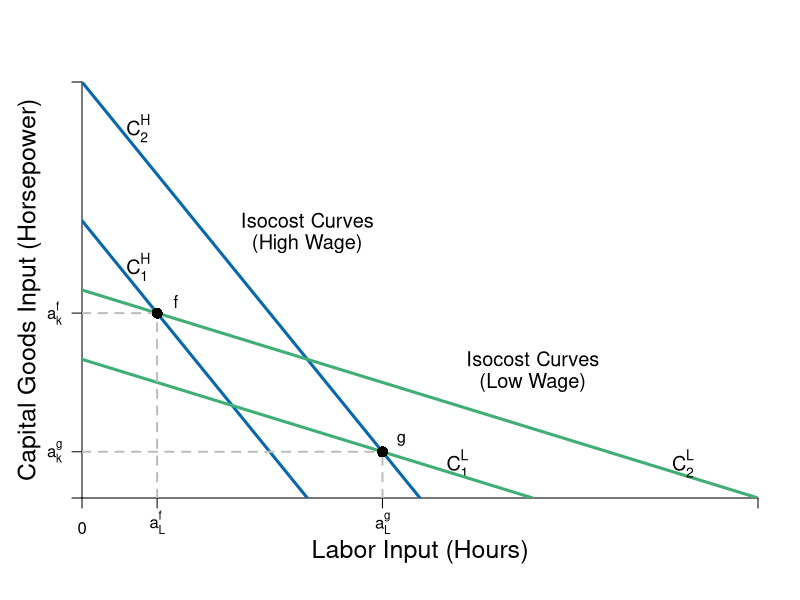

This figure's R source:
#require(shape)
pdf(file = "firmmarketsupply/isocost_labor.pdf", width = 9, height = 7)

#Set parameters for graphics
axislabelsize <- 1.5
labelsize <- 1.2
graphlinewidth <- 3
segmentlinewidth <- 2

COL <- c("#7fc97f", "#beaed4", "#fdc086", "#ffff99", "#386cb0", "#f0027f", "#bf5b17", "#666666")
COLA <- c("#e0f3db", "#99d8c9","#66c2a4","#41ae76", "#238b45", "#005824")
COLB <- c("#c6dbef", "#4eb3d3", "#2b8cbe", "#0868ac","#084081")
COLC <- c("#fcfbfd", "#efedf5", "#dadaeb", "#bcbddc", "#9e9ac8", "#807dba", "#6a51a3", "#54278f", "#3f007d")

xlims <- c(0, 18)
ylims <- c(0, 18)

npts <- 501 
x <- seq(xlims[1], xlims[2], length.out = npts)
y <- seq(ylims[1], ylims[2], length.out = npts) 
a <- c(46.08, 55, 64)
b <- c(46.08, 55, 64)

plot(0, 0, xlim = xlims, ylim = ylims, type = "n",
     xlab = expression(paste("")),
     ylab = expression(paste("")), 
     xaxt = "n", 
     yaxt = "n", 
     cex.lab = axislabelsize, 
     bty = "n",
     xaxs="i", 
     yaxs="i")

ticksy <- c(0, 2, 8, ylims[2])
ylabels <- c(NA, expression(paste(a[k]^g)), expression(paste(a[k]^f)), NA)
ticksx <- c(0, 2, 8, xlims[2])
xlabels <- c(0, expression(paste(a[L]^f)), expression(paste(a[L]^g)), NA)

axis(1, at = ticksx, pos = 0, labels = xlabels)
axis(2, at = ticksy, pos = 0, labels = ylabels, las = 1)

npts <- 500 
xx1 <- seq(xlims[1], xlims[2], length.out = npts)

# c_1^H
segments(0, 18, 9, 0, lty = 1, col = COLB[4] , lwd = graphlinewidth) 
text(1.5, 10, expression(paste(C[1]^H)), cex = labelsize)
# c_2^H
segments(0, 12, 6, 0, lty = 1, col = COLB[4] , lwd = graphlinewidth) 
text(1.5, 16, expression(paste(C[2]^H)), cex = labelsize)
# c_1^L
segments(0, 9, 18, 0, lty = 1, col = COLA[4] , lwd = graphlinewidth)
text(10, 1.5, expression(paste(C[1]^L)), cex = labelsize)
# c_2^L
segments(0, 6, 12, 0, lty = 1, col = COLA[4] , lwd = graphlinewidth) 
text(16, 1.5, expression(paste(C[2]^L)), cex = labelsize)
# Label Lines

# Segment af_k to 2
segments(0, 8, 2, 8, lty = 2, col = "gray" , lwd = segmentlinewidth)

# Segment af_L to 2
segments(2, 0, 2, 8, lty = 2, col = "gray" , lwd = segmentlinewidth)

# Segment ag_k to 1
segments(0, 2, 8, 2, lty = 2, col = "gray" , lwd = segmentlinewidth)

# Segment ag_L to 1
segments(8, 0, 8, 2, lty = 2, col = "gray" , lwd = segmentlinewidth)

# Label x,y axis

mtext(expression(paste("Labor Input (Hours)")), side=1, line = 2.5, cex = axislabelsize)
text(-1.4, 0.5*ylims[2], expression(paste("Capital Goods Input (Horsepower)")), xpd = TRUE, cex = axislabelsize, srt = 90) 


# Label Isocost H
text(12, 6, expression(paste("Isocost Curves")), cex = labelsize)
text(12, 5, expression(paste("(Low Wage)")), cex = labelsize)
# Label Isocost L
text(6, 12, expression(paste("Isocost Curves")), cex = labelsize)
text(6, 11, expression(paste("(High Wage)")), cex = labelsize)
# Label Point 1 + 2
points(2, 8, pch = 16, col = "black", cex = 1.5)
text(2.5, 8.5, expression(f))

points(8, 2, pch = 16, col = "black", cex = 1.5)
text(8.5, 2.5, expression(g))



dev.off()
